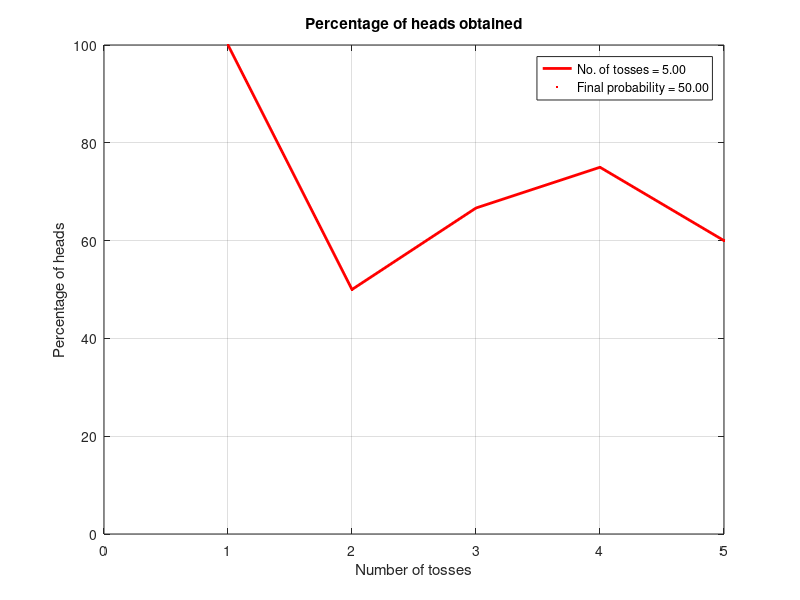

Recreate this plot in MATLAB.
clc;
clear;
k = input('Number of tosses:');
n=0;
H=0;
T=0;
while n <= k
      n=n+1;
      R = randi([1,2]);
      if R == 1
          H=H+1;
          
      end
      if R == 2
          T=T+1;
          
      end
      H_percent(n) = H/n*100.0;
end

N=(1:n);
      plot(N,H_percent,'-r', 'LineWidth',2)
      hold on;
      plot(N,H_percent,'r.')
      axis([0 k 0 100])
      grid on
      xlabel('Number of tosses')
      ylabel('Percentage of heads')
      title('Percentage of heads obtained')
      txt1 = sprintf('No. of tosses = %.2f',n-1);
      txt2 = sprintf('Final probability = %.2f', H_percent(n))
legend(txt1,txt2)